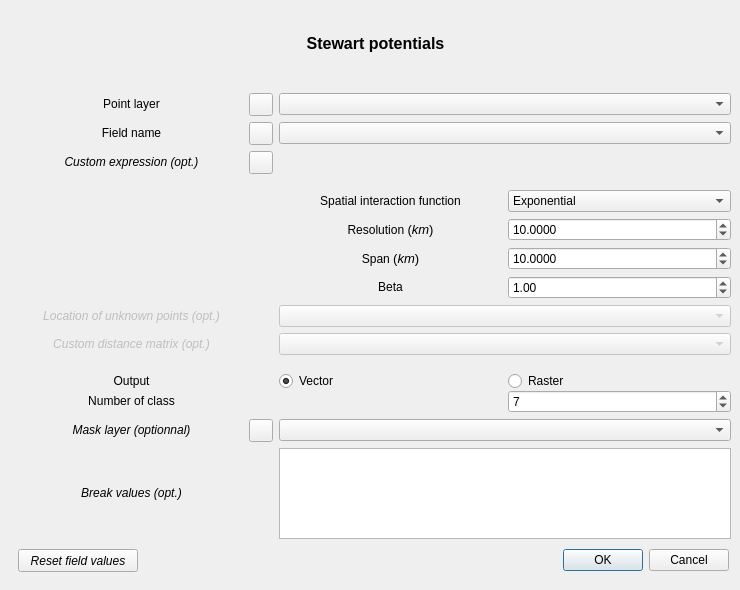
   <widget class="QWidget" name="tab">
    <attribute name="title">
     <string>Stewart potentials</string>
    </attribute>
    <widget class="QWidget" name="layoutWidget_2">
     <property name="geometry">
      <rect>
       <x>20</x>
       <y>0</y>
       <width>711</width>
       <height>391</height>
      </rect>
     </property>
     <layout class="QGridLayout" name="gridLayout_2">
      <item row="4" column="0" rowspan="2">
       <layout class="QGridLayout" name="gridLayout">
        <item row="12" column="0">
         <widget class="QLabel" name="label_27">
          <property name="text">
           <string>&lt;html&gt;&lt;head/&gt;&lt;body&gt;&lt;p align=&quot;center&quot;&gt;Output&lt;/p&gt;&lt;/body&gt;&lt;/html&gt;</string>
          </property>
         </widget>
        </item>
        <item row="10" column="2">
         <spacer name="verticalSpacer_9">
          <property name="orientation">
           <enum>Qt::Vertical</enum>
          </property>
          <property name="sizeType">
           <enum>QSizePolicy::Fixed</enum>
          </property>
          <property name="sizeHint" stdset="0">
           <size>
            <width>20</width>
            <height>10</height>
           </size>
          </property>
         </spacer>
        </item>
        <item row="2" column="2" colspan="2">
         <widget class="QgsFieldExpressionWidget" name="mFieldExpressionWidget">
          <property name="filters">
           <set>QgsFieldProxyModel::Numeric</set>
          </property>
         </widget>
        </item>
        <item row="5" column="3">
         <widget class="QDoubleSpinBox" name="StewartdoubleSpinBox_resolution">
          <property name="decimals">
           <number>4</number>
          </property>
          <property name="minimum">
           <double>0.000100000000000</double>
          </property>
          <property name="maximum">
           <double>150000.000000000000000</double>
          </property>
          <property name="value">
           <double>10.000000000000000</double>
          </property>
         </widget>
        </item>
        <item row="12" column="2">
         <widget class="QRadioButton" name="radioButton_vector">
          <property name="text">
           <string>Vector</string>
          </property>
          <property name="checked">
           <bool>true</bool>
          </property>
         </widget>
        </item>
        <item row="12" column="3">
         <widget class="QRadioButton" name="radioButton_raster">
          <property name="text">
           <string>Raster</string>
          </property>
         </widget>
        </item>
        <item row="8" column="2" colspan="2">
         <widget class="QgsMapLayerComboBox" name="StewartComboBox_unknwPts">
          <property name="enabled">
           <bool>false</bool>
          </property>
          <property name="currentIndex">
           <number>-1</number>
          </property>
          <property name="filters">
           <set>QgsMapLayerProxyModel::PointLayer</set>
          </property>
         </widget>
        </item>
        <item row="9" column="0">
         <widget class="QLabel" name="label_29">
          <property name="enabled">
           <bool>false</bool>
          </property>
          <property name="text">
           <string>&lt;html&gt;&lt;head/&gt;&lt;body&gt;&lt;p align=&quot;center&quot;&gt;&lt;span style=&quot; font-style:italic;&quot;&gt;Custom distance matrix (opt.)&lt;/span&gt;&lt;/p&gt;&lt;/body&gt;&lt;/html&gt;</string>
          </property>
         </widget>
        </item>
        <item row="8" column="0">
         <widget class="QLabel" name="label_30">
          <property name="enabled">
           <bool>false</bool>
          </property>
          <property name="text">
           <string>&lt;html&gt;&lt;head/&gt;&lt;body&gt;&lt;p align=&quot;center&quot;&gt;&lt;span style=&quot; font-style:italic;&quot;&gt;Location of unknown points (opt.)&lt;/span&gt;&lt;/p&gt;&lt;/body&gt;&lt;/html&gt;</string>
          </property>
         </widget>
        </item>
        <item row="2" column="0">
         <widget class="QLabel" name="label_37">
          <property name="text">
           <string>&lt;html&gt;&lt;head/&gt;&lt;body&gt;&lt;p align=&quot;center&quot;&gt;&lt;span style=&quot; font-style:italic;&quot;&gt;Custom expression (opt.)&lt;/span&gt;&lt;/p&gt;&lt;/body&gt;&lt;/html&gt;</string>
          </property>
         </widget>
        </item>
        <item row="3" column="2">
         <spacer name="verticalSpacer">
          <property name="orientation">
           <enum>Qt::Vertical</enum>
          </property>
          <property name="sizeType">
           <enum>QSizePolicy::Fixed</enum>
          </property>
          <property name="sizeHint" stdset="0">
           <size>
            <width>20</width>
            <height>10</height>
           </size>
          </property>
         </spacer>
        </item>
        <item row="6" column="3">
         <widget class="QDoubleSpinBox" name="StewartdoubleSpinBox_span">
          <property name="decimals">
           <number>4</number>
          </property>
          <property name="minimum">
           <double>0.000100000000000</double>
          </property>
          <property name="maximum">
           <double>250000.000000000000000</double>
          </property>
          <property name="value">
           <double>10.000000000000000</double>
          </property>
         </widget>
        </item>
        <item row="0" column="2" colspan="2">
         <widget class="QgsMapLayerComboBox" name="StewartComboBox_pts">
          <property name="minimumContentsLength">
           <number>0</number>
          </property>
          <property name="filters">
           <set>QgsMapLayerProxyModel::PointLayer</set>
          </property>
         </widget>
        </item>
        <item row="1" column="2" colspan="2">
         <widget class="QgsFieldComboBox" name="StewartComboBox_field">
          <property name="minimumContentsLength">
           <number>0</number>
          </property>
          <property name="filters">
           <set>QgsFieldProxyModel::Numeric</set>
          </property>
         </widget>
        </item>
        <item row="7" column="2">
         <widget class="QLabel" name="label_6">
          <property name="text">
           <string>&lt;html&gt;&lt;head/&gt;&lt;body&gt;&lt;p align=&quot;center&quot;&gt;Beta&lt;/p&gt;&lt;/body&gt;&lt;/html&gt;</string>
          </property>
         </widget>
        </item>
        <item row="0" column="0">
         <widget class="QLabel" name="label">
          <property name="text">
           <string>&lt;html&gt;&lt;head/&gt;&lt;body&gt;&lt;p align=&quot;center&quot;&gt;Point layer&lt;/p&gt;&lt;/body&gt;&lt;/html&gt;</string>
          </property>
         </widget>
        </item>
        <item row="5" column="2">
         <widget class="QLabel" name="label_4">
          <property name="text">
           <string>&lt;html&gt;&lt;head/&gt;&lt;body&gt;&lt;p align=&quot;center&quot;&gt;Resolution &lt;span style=&quot; font-size:10pt;&quot;&gt;(&lt;/span&gt;&lt;span style=&quot; font-size:10pt; font-style:italic;&quot;&gt;km&lt;/span&gt;&lt;span style=&quot; font-size:10pt;&quot;&gt;)&lt;/span&gt;&lt;/p&gt;&lt;/body&gt;&lt;/html&gt;</string>
          </property>
         </widget>
        </item>
        <item row="7" column="3">
         <widget class="QDoubleSpinBox" name="StewartdoubleSpinBox_beta">
          <property name="decimals">
           <number>2</number>
          </property>
          <property name="minimum">
           <double>0.000000000000000</double>
          </property>
          <property name="maximum">
           <double>100.000000000000000</double>
          </property>
          <property name="value">
           <double>1.000000000000000</double>
          </property>
         </widget>
        </item>
        <item row="6" column="2">
         <widget class="QLabel" name="label_5">
          <property name="text">
           <string>&lt;html&gt;&lt;head/&gt;&lt;body&gt;&lt;p align=&quot;center&quot;&gt;Span &lt;span style=&quot; font-size:10pt;&quot;&gt;(&lt;/span&gt;&lt;span style=&quot; font-size:10pt; font-style:italic;&quot;&gt;km&lt;/span&gt;&lt;span style=&quot; font-size:10pt;&quot;&gt;)&lt;/span&gt;&lt;/p&gt;&lt;/body&gt;&lt;/html&gt;</string>
          </property>
         </widget>
        </item>
        <item row="1" column="0">
         <widget class="QLabel" name="label_2">
          <property name="text">
           <string>&lt;html&gt;&lt;head/&gt;&lt;body&gt;&lt;p align=&quot;center&quot;&gt;Field name&lt;/p&gt;&lt;/body&gt;&lt;/html&gt;</string>
          </property>
         </widget>
        </item>
        <item row="4" column="2">
         <widget class="QLabel" name="label_24">
          <property name="text">
           <string>&lt;html&gt;&lt;head/&gt;&lt;body&gt;&lt;p align=&quot;center&quot;&gt;Spatial interaction function&lt;/p&gt;&lt;/body&gt;&lt;/html&gt;</string>
          </property>
         </widget>
        </item>
        <item row="4" column="3">
         <widget class="QComboBox" name="StewartcomboBox_function">
          <item>
           <property name="text">
            <string>Exponential</string>
           </property>
          </item>
          <item>
           <property name="text">
            <string>Pareto</string>
           </property>
          </item>
         </widget>
        </item>
        <item row="9" column="2" colspan="2">
         <widget class="QgsMapLayerComboBox" name="StewartComboBox_matdist">
          <property name="enabled">
           <bool>false</bool>
          </property>
          <property name="currentIndex">
           <number>-1</number>
          </property>
          <property name="filters">
           <set>QgsMapLayerProxyModel::NoGeometry|QgsMapLayerProxyModel::PluginLayer</set>
          </property>
         </widget>
        </item>
        <item row="1" column="1">
         <widget class="QToolButton" name="clean_field">
          <property name="font">
           <font>
            <family>Monospace</family>
            <weight>75</weight>
            <bold>true</bold>
           </font>
          </property>
          <property name="text">
           <string notr="true"/>
          </property>
          <property name="iconSize">
           <size>
            <width>16</width>
            <height>16</height>
           </size>
          </property>
         </widget>
        </item>
        <item row="2" column="1">
         <widget class="QToolButton" name="clean_custom_expr">
          <property name="font">
           <font>
            <family>Monospace</family>
            <weight>75</weight>
            <italic>false</italic>
            <bold>true</bold>
           </font>
          </property>
          <property name="text">
           <string notr="true"/>
          </property>
          <property name="iconSize">
           <size>
            <width>16</width>
            <height>16</height>
           </size>
          </property>
         </widget>
        </item>
        <item row="0" column="1">
         <widget class="QToolButton" name="clean_point_layer">
          <property name="font">
           <font>
            <family>Monospace</family>
            <weight>75</weight>
            <bold>true</bold>
           </font>
          </property>
          <property name="text">
           <string/>
          </property>
          <property name="iconSize">
           <size>
            <width>16</width>
            <height>16</height>
           </size>
          </property>
         </widget>
        </item>
       </layout>
      </item>
      <item row="0" column="0">
       <widget class="QLabel" name="label_7">
        <property name="text">
         <string>&lt;html&gt;&lt;head/&gt;&lt;body&gt;&lt;p align=&quot;center&quot;&gt;&lt;span style=&quot; font-size:12pt; font-weight:600;&quot;&gt;Stewart potentials&lt;/span&gt;&lt;/p&gt;&lt;/body&gt;&lt;/html&gt;</string>
        </property>
       </widget>
      </item>
     </layout>
    </widget>
    <widget class="QWidget" name="layoutWidget">
     <property name="geometry">
      <rect>
       <x>20</x>
       <y>390</y>
       <width>711</width>
       <height>149</height>
      </rect>
     </property>
     <layout class="QGridLayout" name="gridLayout_3">
      <item row="2" column="0">
       <widget class="QLabel" name="label_38">
        <property name="text">
         <string>&lt;html&gt;&lt;head/&gt;&lt;body&gt;&lt;p align=&quot;center&quot;&gt;&lt;span style=&quot; font-style:italic;&quot;&gt;Break values (opt.)&lt;/span&gt;&lt;/p&gt;&lt;/body&gt;&lt;/html&gt;</string>
        </property>
       </widget>
      </item>
      <item row="1" column="0">
       <widget class="QLabel" name="label_3">
        <property name="enabled">
         <bool>true</bool>
        </property>
        <property name="text">
         <string>&lt;html&gt;&lt;head/&gt;&lt;body&gt;&lt;p align=&quot;center&quot;&gt;&lt;span style=&quot; font-style:italic;&quot;&gt;Mask layer (optionnal)&lt;/span&gt;&lt;/p&gt;&lt;/body&gt;&lt;/html&gt;</string>
        </property>
       </widget>
      </item>
      <item row="0" column="0">
       <widget class="QLabel" name="label_25">
        <property name="text">
         <string>&lt;html&gt;&lt;head/&gt;&lt;body&gt;&lt;p align=&quot;center&quot;&gt;Number of class&lt;/p&gt;&lt;/body&gt;&lt;/html&gt;</string>
        </property>
       </widget>
      </item>
      <item row="0" column="3">
       <widget class="QSpinBox" name="StewartspinBox_class">
        <property name="minimum">
         <number>3</number>
        </property>
        <property name="maximum">
         <number>25</number>
        </property>
        <property name="value">
         <number>7</number>
        </property>
       </widget>
      </item>
      <item row="0" column="2">
       <spacer name="horizontalSpacer">
        <property name="orientation">
         <enum>Qt::Horizontal</enum>
        </property>
        <property name="sizeType">
         <enum>QSizePolicy::Preferred</enum>
        </property>
        <property name="sizeHint" stdset="0">
         <size>
          <width>40</width>
          <height>20</height>
         </size>
        </property>
       </spacer>
      </item>
      <item row="1" column="2" colspan="2">
       <widget class="QgsMapLayerComboBox" name="StewartComboBox_mask">
        <property name="enabled">
         <bool>true</bool>
        </property>
        <property name="currentIndex">
         <number>-1</number>
        </property>
        <property name="filters">
         <set>QgsMapLayerProxyModel::PolygonLayer</set>
        </property>
       </widget>
      </item>
      <item row="1" column="1">
       <widget class="QToolButton" name="clean_mask_layer">
        <property name="sizePolicy">
         <sizepolicy hsizetype="Fixed" vsizetype="Fixed">
          <horstretch>0</horstretch>
          <verstretch>0</verstretch>
         </sizepolicy>
        </property>
        <property name="font">
         <font>
          <family>Monospace</family>
          <weight>75</weight>
          <italic>false</italic>
          <bold>true</bold>
         </font>
        </property>
        <property name="text">
         <string notr="true"/>
        </property>
        <property name="checkable">
         <bool>false</bool>
        </property>
        <property name="autoRepeat">
         <bool>false</bool>
        </property>
        <property name="autoExclusive">
         <bool>false</bool>
        </property>
       </widget>
      </item>
      <item row="2" column="2" colspan="2">
       <widget class="QTextEdit" name="StewarttextEdit_breaks">
        <property name="maximumSize">
         <size>
          <width>16777215</width>
          <height>98</height>
         </size>
        </property>
        <property name="tabChangesFocus">
         <bool>false</bool>
        </property>
       </widget>
      </item>
     </layout>
    </widget>
    <widget class="QWidget" name="layoutWidget">
     <property name="geometry">
      <rect>
       <x>18</x>
       <y>540</y>
       <width>711</width>
       <height>41</height>
      </rect>
     </property>
     <layout class="QHBoxLayout" name="horizontalLayout">
      <item>
       <widget class="QPushButton" name="StewartpushButton_clear">
        <property name="minimumSize">
         <size>
          <width>120</width>
          <height>23</height>
         </size>
        </property>
        <property name="maximumSize">
         <size>
          <width>200</width>
          <height>23</height>
         </size>
        </property>
        <property name="font">
         <font>
          <italic>true</italic>
         </font>
        </property>
        <property name="text">
         <string>Reset field values</string>
        </property>
       </widget>
      </item>
      <item>
       <widget class="QDialogButtonBox" name="button_box">
        <property name="orientation">
         <enum>Qt::Horizontal</enum>
        </property>
        <property name="standardButtons">
         <set>QDialogButtonBox::Cancel|QDialogButtonBox::Ok</set>
        </property>
       </widget>
      </item>
     </layout>
    </widget>
   </widget>
